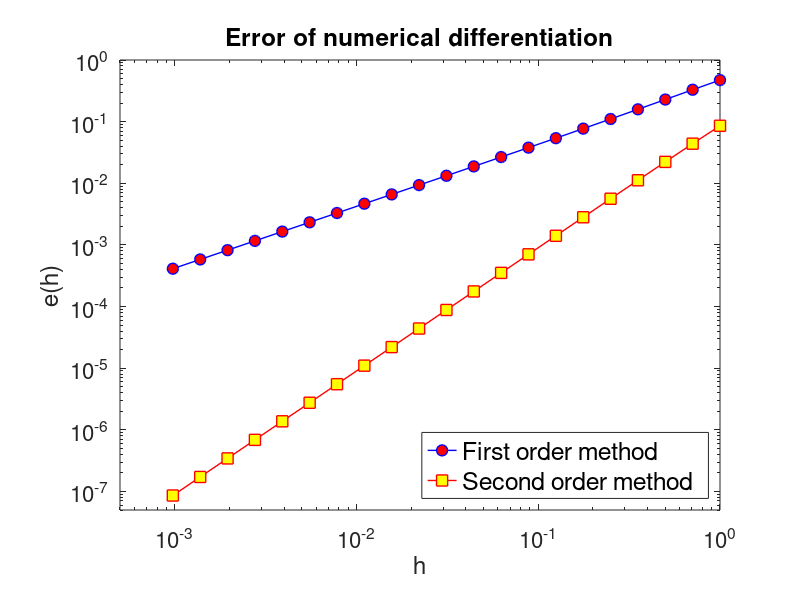

Source code (MATLAB):
%
clear
figure(1)
clf reset
axes('position',[0.15,0.15,0.75,0.75])
%
f =@(s) sin(s);
x=1;
h=2.^(-[0:0.5:10]);
fp1=(f(x+h)-f(x))./h;
fp2=(f(x+h)-f(x-h))./(2*h);
fpe=cos(x);
er1=abs(fp1-fpe);
er2=abs(fp2-fpe);
%
h1=loglog(h,er1,'b-o','linewidth',1.0,'markerfacecolor','r','markersize',8);
hold on
h2=loglog(h,er2,'r-s','linewidth',1.0,'markerfacecolor','y','markersize',8);
%
set(gca,'fontsize',16)
xlabel('h')
ylabel('e(h)')
title('Error of numerical differentiation')
axis([0.5e-3,1,0.5e-7,1e-0])
hL=legend([h1,h2],'First order method','Second order method',...
  'location','southeast');
set(hL,'fontsize',18)
%
%